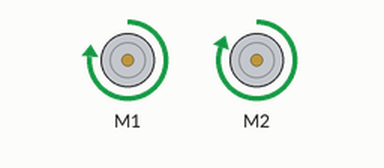
This sketch was run on a simulated Arduino Uno, built with avr-gcc and run on an emulated ATmega328P. Parts: 2 × DC motor (green arrow = forward, orange = backward, longer = faster).

Above: at 0.1 s.
Timing chart, 0 to 1.6 s (numbered marks = the images above):
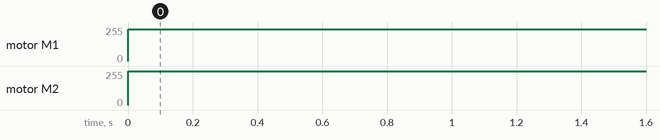

Measured:
- by itself, motor M1: stopped → forward 240/255 at 0.00 s
- by itself, motor M2: stopped → forward 255/255 at 0.00 s

The sketch:

1.SMARS_Forward_Backward.ino
```cpp
/********************************************************************************
*********************************************************************************
********************************   SMARS ROVER  *********************************
Programa básico para mover el rover adelante y hacia atrás
@pedro_b_m
https://github.com/clasedetecnologia/SMARS/
********************************************************************************
********************************************************************************/

#include <AFMotor.h> //importamos la librería AFMotor, para controlar el shield de motores
AF_DCMotor motorIZQ(1); // set up motor1. motorIZQ es el nombre, conectado al puerto 1
AF_DCMotor motorDER(2); // set up motor2. motorDER es el nombre, conectado al puerto 2

int v_izq = 240; // variable global para controlar la velocidad del motor izq
int v_der = 255; // variable global para controlar la velocidad del motor der

void setup() {
  motorIZQ.setSpeed(v_izq);
  motorDER.setSpeed (v_der);
}//setup

void loop() {
    motorIZQ.run(FORWARD); //Parámetros: FORWARD, BACKWARD, RELEASE
    motorDER.run(FORWARD);
    delay(2000);//tiempo de movimiento de motores

    //tu programa empieza aquí...


}//loop
```
